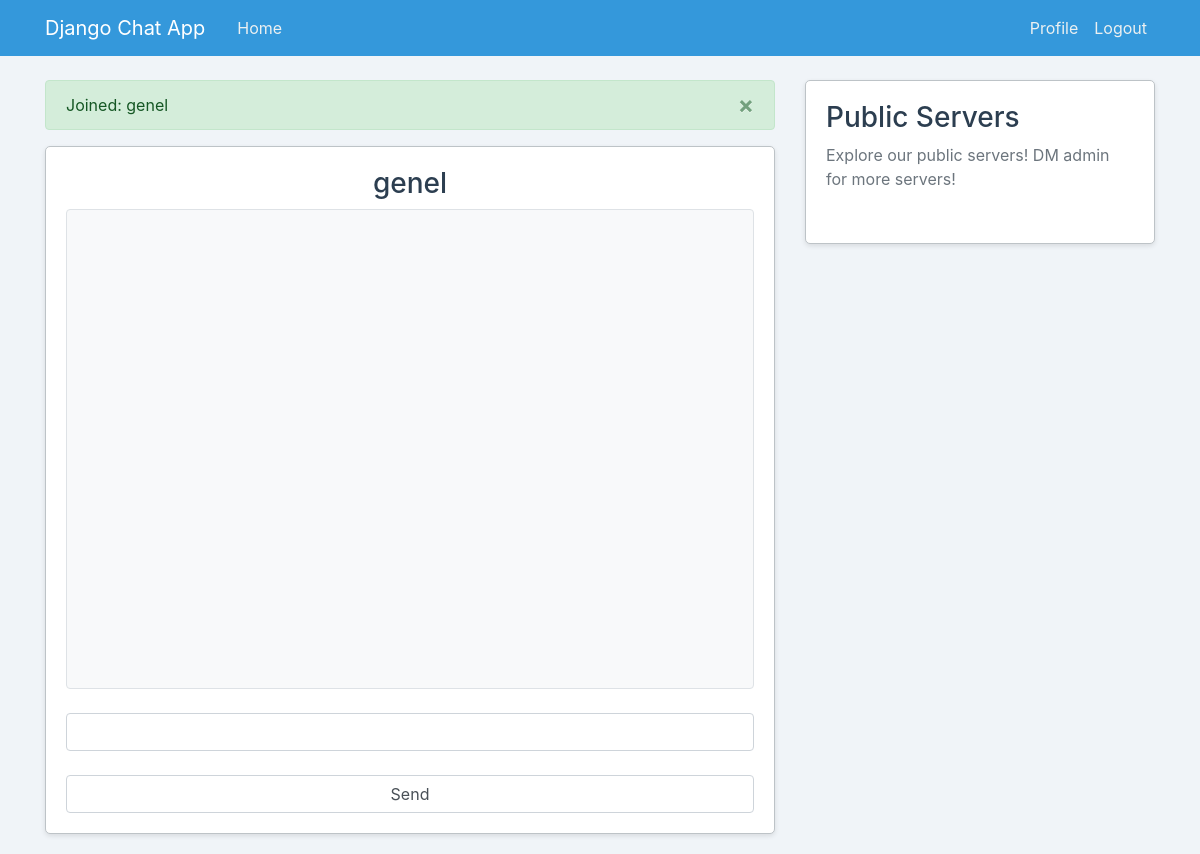
Before: /genel/ (signed in) with the older database file.
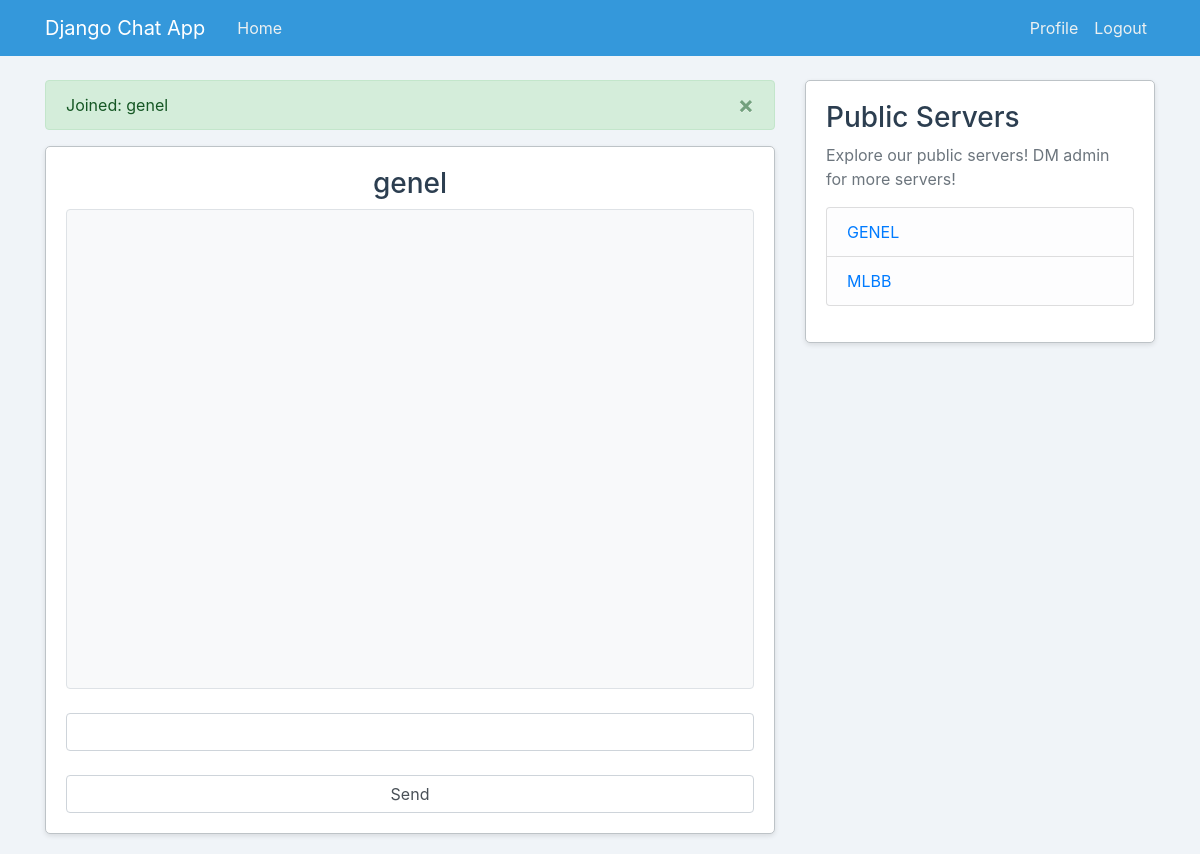
After: the same page with the newer database file.
### chat/models.py (models this page shows, shortened)
class Room(models.Model):
    name = models.CharField(max_length=50)
    slug = models.CharField(max_length=50, unique=True)

### chat/views.py (the view)
# urls.py: path('<str:room_name>/', chat_views.chat_room, name='chat-room'),
@login_required
def chat_room(request, room_name):
    db_messages = Message.objects.filter(room=room_name)[:]
    messages.success(request, f"Joined: {room_name}")
    return render(request, 'chat/chatroom.html', {
        'room_name': room_name,
        'title': room_name,
        'db_messages': db_messages,
    })

### chat/context_processors.py (called while the page is built)
def public_rooms(request):
    rooms = Room.objects.all()
    return {'rooms': rooms}

### chat/templates/chat/chatroom.html (shortened to what this page needs)
{% extends "chat/base.html" %} {% load crispy_forms_tags %} {% block content %}
<div class="content-section">
    <h3 class="text-center">{{room_name}}</h3>
    <div id="chat-log-container"
        class="container bg-light p-3 rounded-sm border rounded overflow-auto"
        style="height: 480px; overflow-y:auto">
    </div>
    <br />
    <input
        class="form-control"
        id="chat-message-input"
        type="text"
        size="100"
        /><br />
    <input
        class="form-control"
        id="chat-message-submit"
        type="button"
        value="Send"
        />
</div>
{% endblock content %}

### chat/templates/chat/base.html (shortened to what this page needs)
{% load static %}
<!DOCTYPE html>
<html>
<head>
    <link rel="stylesheet" href="https://maxcdn.bootstrapcdn.com/bootstrap/4.0.0/css/bootstrap.min.css">
    <link rel="stylesheet" type="text/css" href="{% static 'chat/main.css' %}">
</head>
<body>
    <header class="site-header">
      <nav class="navbar navbar-expand-md navbar-dark bg-steel fixed-top">
        <div class="container">
          <a class="navbar-brand mr-4" href="{% url 'chat-home' %}">Django Chat App</a>
          <div class="collapse navbar-collapse" id="navbarToggle">
            <div class="navbar-nav mr-auto">
              <a class="nav-item nav-link" href="{% url 'chat-home' %}">Home</a>
            </div>
            <div class="navbar-nav">
              {% if user.is_authenticated %}
              <img width="50px" class="rounded-circle" style="max-height: 40px; max-width: 40px;" src="{{user.profile.image.url}}">
                <a class="nav-item nav-link" href="{% url 'profile' %}"> Profile</a>
                <a class="nav-item nav-link" href="{% url 'logout' %}">Logout</a>
              {% else %}
                <a class="nav-item nav-link" href="{% url 'login' %}">Login</a>
                <a class="nav-item nav-link" href="{% url 'register' %}">Register</a>
              {% endif %}
            </div>
          </div>
        </div>
      </nav>
    </header>
    <main role="main" class="container">
      <div class="row">
        <div class="col-md-8">
          {% if messages %}
            {% for message in messages %}
                <div class="alert alert-{{ message.tags }} alert-dismissible fade show" role="alert">
                {{ message }}
                <button type="button" class="close" data-dismiss="alert" aria-label="Close">
                    <span aria-hidden="true">&times;</span>
                </button>
                </div>
            {% endfor %}
          {% endif %}
          {% block content %}{% endblock %}
        </div>
        <div class="col-md-4">
          <div class="content-section">
            <h3>Public Servers</h3>
            <p class='text-muted'>Explore our public servers! DM admin for more servers!
              <ul class="list-group">
                {% if rooms is None %}
                <li class="list-group-item list-group-item-light"> No public servers available ATM </li>
                {% else %}
                {% for room in rooms %}
                <li class="list-group-item list-group-item-light">
                    <a href="{% url 'chat-room' room.slug %}">
                        {{room.name}}
                    </a>
                </li>
                {% endfor %}
                {% endif %}
              </ul>
            </p>
          </div>
        </div>
      </div>
    </main>
</body>
</html>

### chat/static/chat/main.css (style rules this page uses)
body { background: #f0f4f8; color: #4a4a4a; margin-top: 5rem; }
h1, h2, h3, h4, h5, h6 { color: #2c3e50; }
ul { margin: 0; }
.bg-steel { background-color: #3498db; }
.site-header .navbar-nav .nav-link { color: #ecf0f1; }
.content-section { background: #ffffff; padding: 20px; border: 1px solid #bdc3c7; border-radius: 5px; margin-bottom: 20px; box-shadow: 0 2px 5px rgba(0, 0, 0, 0.1); }

Changed rows visible on the page:
added Room: name "GENEL"
added Room: name "MLBB"
